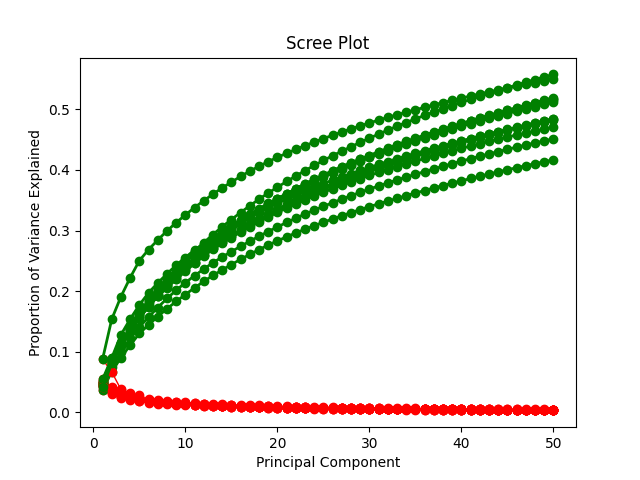

Python code for this plot:
# Query all nodes
import json
import math
import numpy as np
import py2neo
import pickle
import os.path
from sklearn import neighbors
from sklearn.preprocessing import StandardScaler
from sklearn.decomposition import PCA
from sklearn.manifold import TSNE
from data.access.datastore import neo4j_transaction
from img2vec_pytorch import Img2Vec
from scipy.spatial import KDTree
from PIL import Image, ImageOps
import matplotlib
import matplotlib.pyplot as plt

import data.access.frame as frame_access

def sanitize_infitinty(i):
    try:
        f = float(i)
        if math.isinf(f) or math.isnan(f):
            return 0
        else:
            return f
    except:
        return 0

def scree_plot_inspections():
    im2vec = Img2Vec(cuda=True)

    query = "MATCH (n:Image) <-[:HAS_FRAME]- (i:Inspection) RETURN n, i.id order by n.id asc"

    vecs = {}
    im_vecs = {}

    imvecs_available=False
    imvec_file = "./image_bw_vectors_pickle.pyp"
    if os.path.exists(imvec_file):
        with open(imvec_file, "rb") as f:
            im_vecs = pickle.load(f)
        imvecs_available = True

    with neo4j_transaction() as tx:
        num_nodes = tx.run("MATCH (n:Image) RETURN count(n) as n")
        num_nodes = next(iter(num_nodes))['n']
        print(f"Found {num_nodes} nodes, quering all nodes...")
        result = tx.run(query)
        print("done.")
        print()
        print()
    # For each node, calculate vec
        for index, (n, inspection) in enumerate(result):
            if not inspection in vecs:
                vecs[inspection] = []
                if not imvecs_available:
                    im_vecs[inspection] = []
    #   Telemetry stuff
            vec = [
                #sanitize_infitinty(n[field]) for field in 'Depth.Camera Tilt.Heading.framenumber.Pitch.Roll.anode.bilge_keel.corrosion.defect.marine_growth.over_board_valve.paint_peel.propeller.sea_chest_grating'.split('.')
                sanitize_infitinty(n['Depth']),
                sanitize_infitinty(n['Camera Tilt']),
                math.sin(float(n['Heading']) * 2 * math.pi / 360),
                math.cos(float(n['Heading']) * 2 * math.pi / 360)
            ]
            vecs[inspection].append(vec)
    #   (Image2Vec)
            if not imvecs_available:
                with Image.open(f"data/imgs/frames/{n['id']}.jpg") as img:
                    img = ImageOps.grayscale(img).convert("RGB")
                    imvec = im2vec.get_vec(img, tensor=False)
                    im_vecs[inspection].append(imvec)


            print(f"\r{index} / {num_nodes} ({index * 100 / num_nodes:.2f}%)", end="")


        print()
        print()
        print("done.")

    if not imvecs_available:
        with open(imvec_file, "wb") as f:
            pickle.dump(im_vecs, f)
    # PCA
    for i in [1]: #range(3):
        file_name = ''
        if i == 0:
            file_name = 'all_data'
        elif i == 1:
            file_name = 'only_im2vec'
        elif i == 2:
            file_name = 'only_telemetry'
        pca_stats = []
        for inspection, telvecs in vecs.items():
            vectors = []


            ipca = PCA(n_components=50)
            ipca_representations = ipca.fit_transform(im_vecs[inspection])

            for j, telvec in enumerate(telvecs):
                imvec = im_vecs[inspection][j]
                impca_vec = ipca_representations[j]
                if i == 0:
                    v = list(telvec)
                    v.extend(impca_vec)
                    vectors.append(v)
                elif i == 1:
                    vectors.append(imvec)
                elif i == 2:
                    vectors.append(telvec)

            a = np.array(vectors)

            scaler = StandardScaler()
            a = scaler.fit_transform(a)

    
            pca = PCA(n_components=min(50, len(vectors[0])))
            _ = pca.fit_transform(a)
            PC_values = np.arange(pca.n_components_) + 1
            plt.plot(PC_values, pca.explained_variance_ratio_, 'ro-', linewidth=1)
            plt.plot(PC_values, np.cumsum(pca.explained_variance_ratio_), 'go-', linewidth=2)
            plt.title(f'Scree Plot')
            plt.xlabel('Principal Component')
            plt.ylabel('Proportion of Variance Explained')
            pca_stats.append({'pca_varience':[float(x) for x in pca.explained_variance_ratio_],'cumsum':[float(x) for x in np.cumsum(pca.explained_variance_ratio_)]}) 

        print("pca ready")    
        plt.savefig(f'./scree_plots/scree_plot_pca_bw')
        plt.clf()

        with open("./scree_plots/scree_plot_data_bw.json", "w") as f:
            json.dump(pca_stats, f)


    print()
    print("Completed!")
        


        
